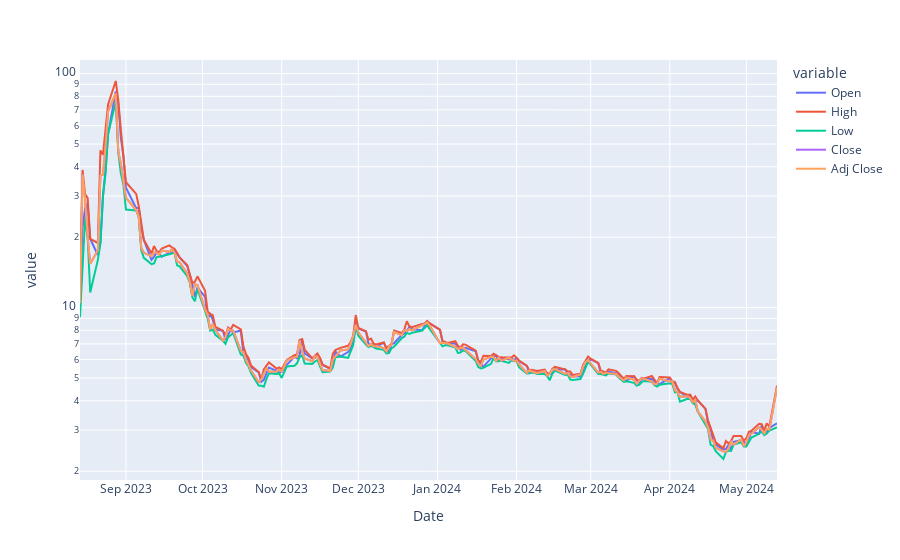

The cell this chart's notebook holds for it:
### Code cell
from plotly.express import line
line(data_frame=df, x='Date', y=['Open', 'High', 'Low', 'Close', 'Adj Close'], log_y=True)

### Figure 1 — Plotly figure (JSON) as saved in the notebook; plotly's stock layout.template omitted (floating-point values rounded to 4 significant figures; data arrays with more than 128 entries replaced by an {"elided": "..."} marker saying what was removed)
{"data": [{"hovertemplate": "variable=Open<br>Date=%{x}<br>value=%{y}<extra></extra>", "legendgroup": "Open", "line": {"color": "#636efa", "dash": "solid"}, "marker": {"symbol": "circle"}, "mode": "lines", "name": "Open", "orientation": "v", "showlegend": true, "type": "scatter", "x": {"elided": "189 str values"}, "xaxis": "x", "y": {"elided": "189 float values"}, "yaxis": "y"}, {"hovertemplate": "variable=High<br>Date=%{x}<br>value=%{y}<extra></extra>", "legendgroup": "High", "line": {"color": "#EF553B", "dash": "solid"}, "marker": {"symbol": "circle"}, "mode": "lines", "name": "High", "orientation": "v", "showlegend": true, "type": "scatter", "x": {"elided": "189 str values"}, "xaxis": "x", "y": {"elided": "189 float values"}, "yaxis": "y"}, {"hovertemplate": "variable=Low<br>Date=%{x}<br>value=%{y}<extra></extra>", "legendgroup": "Low", "line": {"color": "#00cc96", "dash": "solid"}, "marker": {"symbol": "circle"}, "mode": "lines", "name": "Low", "orientation": "v", "showlegend": true, "type": "scatter", "x": {"elided": "189 str values"}, "xaxis": "x", "y": {"elided": "189 float values"}, "yaxis": "y"}, {"hovertemplate": "variable=Close<br>Date=%{x}<br>value=%{y}<extra></extra>", "legendgroup": "Close", "line": {"color": "#ab63fa", "dash": "solid"}, "marker": {"symbol": "circle"}, "mode": "lines", "name": "Close", "orientation": "v", "showlegend": true, "type": "scatter", "x": {"elided": "189 str values"}, "xaxis": "x", "y": {"elided": "189 float values"}, "yaxis": "y"}, {"hovertemplate": "variable=Adj Close<br>Date=%{x}<br>value=%{y}<extra></extra>", "legendgroup": "Adj Close", "line": {"color": "#FFA15A", "dash": "solid"}, "marker": {"symbol": "circle"}, "mode": "lines", "name": "Adj Close", "orientation": "v", "showlegend": true, "type": "scatter", "x": {"elided": "189 str values"}, "xaxis": "x", "y": {"elided": "189 float values"}, "yaxis": "y"}], "layout": {"legend": {"title": {"text": "variable"}, "tracegroupgap": 0}, "margin": {"t": 60}, "xaxis": {"anchor": "y", "domain": [0, 1], "title": {"text": "Date"}}, "yaxis": {"anchor": "x", "domain": [0, 1], "title": {"text": "value"}, "type": "log"}}}
